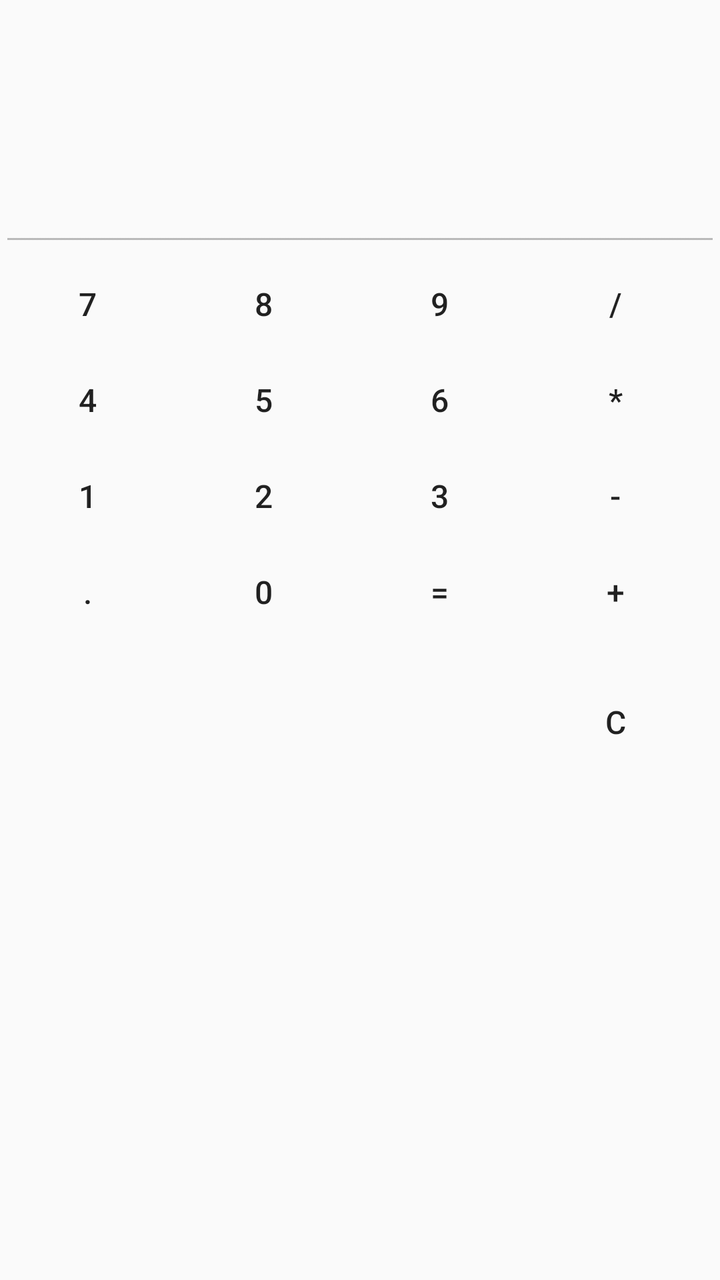
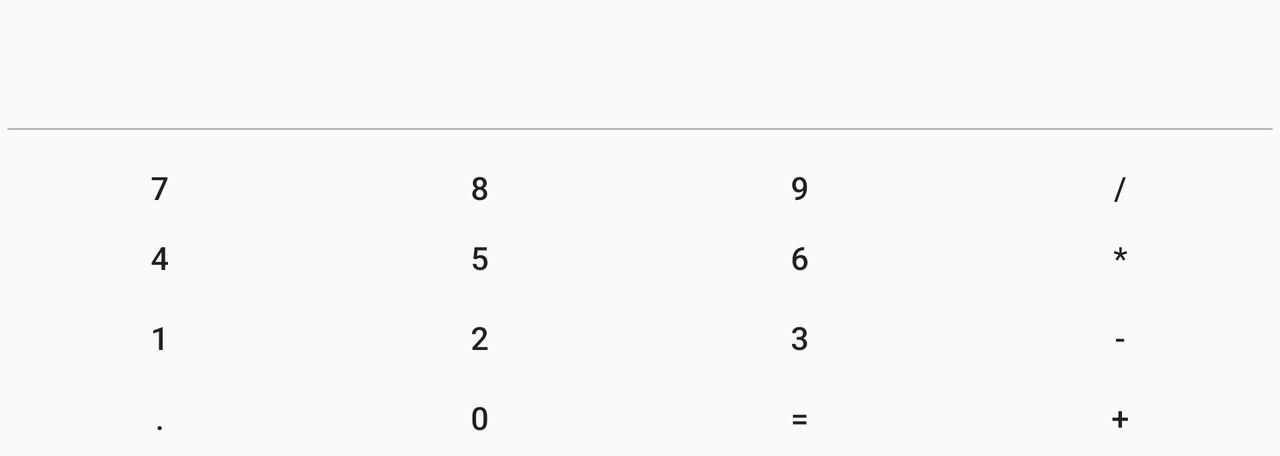

One screen, two layout resources from the same app: the default and the repository's alternative for another configuration. Each is rendered where Android would select it; the XML of both is given below.
<!-- AndroidManifest.xml: application theme AppThemeDefault -->
<!-- res/layout/layout_calc.xml -->
<?xml version="1.0" encoding="utf-8"?>
<RelativeLayout xmlns:android="http://schemas.android.com/apk/res/android"
    android:id="@+id/containerCalc"
    android:layout_width="match_parent"
    android:layout_height="match_parent"
    android:paddingBottom="@dimen/activity_vertical_margin"
    android:paddingLeft="@dimen/activity_horizontal_margin"
    android:paddingRight="@dimen/activity_horizontal_margin"
    android:paddingTop="@dimen/activity_vertical_margin">

    <TextView
        android:id="@+id/txtResult"
        android:layout_width="match_parent"
        android:layout_height="wrap_content"
        android:layout_marginBottom="30dp"
        android:textSize="30sp" />

    <EditText
        android:id="@+id/txtCalculations"
        android:layout_width="match_parent"
        android:layout_height="wrap_content"
        android:layout_below="@id/txtResult"
        android:enabled="false"
        android:gravity="bottom"
        android:lines="2"
        android:maxLines="2"
        android:textSize="16sp" />

    <Button
        android:id="@+id/buttonSeven"
        style="@style/Widget.AppCompat.Button.Borderless"
        android:layout_width="wrap_content"
        android:layout_height="wrap_content"
        android:layout_below="@id/txtCalculations"
        android:text="7"
        android:textSize="16sp" />

    <Button
        android:id="@+id/buttonEight"
        style="@style/Widget.AppCompat.Button.Borderless"
        android:layout_width="wrap_content"
        android:layout_height="wrap_content"
        android:layout_below="@id/txtCalculations"
        android:layout_toRightOf="@id/buttonSeven"
        android:text="8"
        android:textSize="16sp" />

    <Button
        android:id="@+id/buttonNine"
        style="@style/Widget.AppCompat.Button.Borderless"
        android:layout_width="wrap_content"
        android:layout_height="wrap_content"
        android:layout_below="@id/txtCalculations"
        android:layout_toRightOf="@id/buttonEight"
        android:text="9"
        android:textSize="16sp" />

    <Button
        android:id="@+id/buttonFour"
        style="@style/Widget.AppCompat.Button.Borderless"
        android:layout_width="wrap_content"
        android:layout_height="wrap_content"
        android:layout_below="@id/buttonSeven"
        android:text="4"
        android:textSize="16sp" />

    <Button
        android:id="@+id/buttonFive"
        style="@style/Widget.AppCompat.Button.Borderless"
        android:layout_width="wrap_content"
        android:layout_height="wrap_content"
        android:layout_alignRight="@id/buttonEight"
        android:layout_below="@id/buttonEight"
        android:text="5"
        android:textSize="16sp" />

    <Button
        android:id="@+id/buttonSix"
        style="@style/Widget.AppCompat.Button.Borderless"
        android:layout_width="wrap_content"
        android:layout_height="wrap_content"
        android:layout_alignRight="@id/buttonNine"
        android:layout_below="@id/buttonNine"
        android:text="6"
        android:textSize="16sp" />

    <Button
        android:id="@+id/buttonOne"
        style="@style/Widget.AppCompat.Button.Borderless"
        android:layout_width="wrap_content"
        android:layout_height="wrap_content"
        android:layout_below="@id/buttonFour"
        android:text="1"
        android:textSize="16sp" />

    <Button
        android:id="@+id/buttonTwo"
        style="@style/Widget.AppCompat.Button.Borderless"
        android:layout_width="wrap_content"
        android:layout_height="wrap_content"
        android:layout_alignRight="@id/buttonEight"
        android:layout_below="@id/buttonFive"
        android:text="2"
        android:textSize="16sp" />

    <Button
        android:id="@+id/buttonThree"
        style="@style/Widget.AppCompat.Button.Borderless"
        android:layout_width="wrap_content"
        android:layout_height="wrap_content"
        android:layout_alignRight="@id/buttonNine"
        android:layout_below="@id/buttonSix"
        android:text="3"
        android:textSize="16sp" />

    <Button
        android:id="@+id/buttonDot"
        style="@style/Widget.AppCompat.Button.Borderless"
        android:layout_width="wrap_content"
        android:layout_height="wrap_content"
        android:layout_below="@id/buttonOne"
        android:text="."
        android:textSize="16sp" />

    <Button
        android:id="@+id/btnZero"
        style="@style/Widget.AppCompat.Button.Borderless"
        android:layout_width="wrap_content"
        android:layout_height="wrap_content"
        android:layout_alignRight="@id/buttonEight"
        android:layout_below="@id/buttonTwo"
        android:text="0"
        android:textSize="16sp" />

    <Button
        android:id="@+id/btnEquals"
        style="@style/Widget.AppCompat.Button.Borderless"
        android:layout_width="wrap_content"
        android:layout_height="wrap_content"
        android:layout_alignRight="@id/buttonNine"
        android:layout_below="@id/buttonThree"
        android:text="="
        android:textSize="16sp" />

    <Button
        android:id="@+id/btnDivide"
        style="@style/Widget.AppCompat.Button.Borderless"
        android:layout_width="wrap_content"
        android:layout_height="wrap_content"
        android:layout_alignTop="@id/buttonNine"
        android:layout_toRightOf="@id/buttonNine"
        android:text="/"
        android:textSize="16sp" />

    <Button
        android:id="@+id/btnMultiply"
        style="@style/Widget.AppCompat.Button.Borderless"
        android:layout_width="wrap_content"
        android:layout_height="wrap_content"
        android:layout_alignTop="@id/buttonSix"
        android:layout_toRightOf="@id/buttonSix"
        android:text="*"
        android:textSize="16sp" />

    <Button
        android:id="@+id/btnSubstract"
        style="@style/Widget.AppCompat.Button.Borderless"
        android:layout_width="wrap_content"
        android:layout_height="wrap_content"
        android:layout_alignTop="@id/buttonThree"
        android:layout_toRightOf="@id/buttonThree"
        android:text="-"
        android:textSize="16sp" />

    <Button
        android:id="@+id/btnAdd"
        style="@style/Widget.AppCompat.Button.Borderless"
        android:layout_width="wrap_content"
        android:layout_height="wrap_content"
        android:layout_alignTop="@id/btnEquals"
        android:layout_toRightOf="@id/btnEquals"
        android:text="+"
        android:textSize="16sp" />

    <Button
        android:id="@+id/btnClear"
        style="@style/Widget.AppCompat.Button.Borderless"
        android:layout_width="wrap_content"
        android:layout_height="wrap_content"
        android:layout_below="@+id/btnEquals"
        android:layout_marginTop="17dp"
        android:layout_toEndOf="@+id/btnEquals"
        android:text="C"
        android:textSize="16sp" />
</RelativeLayout>
<!-- resources referenced by this layout -->
<resources>
  <style name="AppThemeDefault" parent="Theme.AppCompat.Light.DarkActionBar">
          
          <item name="preferenceTheme">@style/PreferenceThemeOverlay.v14.Material</item>
          <item name="windowActionBar">false</item>
          <item name="windowNoTitle">true</item>
          <item name="actionMenuTextColor">@android:color/white</item>
          <item name="colorPrimary">@color/colorPrimary</item>
          <item name="colorPrimaryDark">@color/colorPrimaryDark</item>
          <item name="colorAccent">@color/colorAccent</item>
  
      </style>
  <color name="colorPrimary">#00AA8D</color>
  <color name="colorPrimaryDark">#008975</color>
  <color name="colorAccent">#00AA8D</color>
</resources>
<!-- res/layout-land/layout_calc.xml (the repository's variant of the layout above) -->
<!-- drawn on the phone turned sideways -->
<?xml version="1.0" encoding="utf-8"?>
<RelativeLayout xmlns:android="http://schemas.android.com/apk/res/android"
    android:id="@+id/containerCalc"
    android:layout_width="match_parent"
    android:layout_height="wrap_content"
    android:orientation="vertical"
    android:paddingLeft="@dimen/activity_horizontal_margin"
    android:paddingRight="@dimen/activity_horizontal_margin">

    <TextView
        android:id="@+id/txtResult"
        android:layout_width="match_parent"
        android:layout_height="wrap_content"
        android:layout_marginBottom="5dp"
        android:layout_marginTop="5dp"
        android:textSize="18sp" />

    <EditText
        android:id="@+id/txtCalculations"
        android:layout_width="match_parent"
        android:layout_height="wrap_content"
        android:layout_below="@id/txtResult"
        android:enabled="false"
        android:gravity="bottom"
        android:lines="1"
        android:maxLines="1"
        android:textSize="16sp" />

    <LinearLayout
        android:layout_below="@id/txtCalculations"
        android:id="@+id/firstGroup"
        android:layout_width="match_parent"
        android:layout_height="35dp"
        android:orientation="horizontal">

        <Button
            android:id="@+id/buttonSeven"
            style="@style/Widget.AppCompat.Button.Borderless"
            android:layout_width="wrap_content"
            android:layout_height="40dp"
            android:layout_weight="0.25"
            android:text="7"
            android:textSize="16sp" />

        <Button
            android:id="@+id/buttonEight"
            style="@style/Widget.AppCompat.Button.Borderless"
            android:layout_width="wrap_content"
            android:layout_height="40dp"
            android:layout_weight="0.25"
            android:text="8"
            android:textSize="16sp" />

        <Button
            android:id="@+id/buttonNine"
            style="@style/Widget.AppCompat.Button.Borderless"
            android:layout_width="wrap_content"
            android:layout_height="40dp"
            android:layout_weight="0.25"
            android:text="9"
            android:textSize="16sp" />

        <Button
            android:id="@+id/btnDivide"
            style="@style/Widget.AppCompat.Button.Borderless"
            android:layout_width="wrap_content"
            android:layout_height="40dp"
            android:layout_alignTop="@id/buttonNine"
            android:layout_toRightOf="@id/buttonNine"
            android:layout_weight="0.25"
            android:text="/"
            android:textSize="16sp" />

    </LinearLayout>


    <LinearLayout
        android:id="@+id/secondGroup"
        android:layout_below="@id/firstGroup"
        android:layout_width="match_parent"
        android:layout_height="40dp"
        android:orientation="horizontal">

        <Button
            android:id="@+id/buttonFour"
            style="@style/Widget.AppCompat.Button.Borderless"
            android:layout_width="wrap_content"
            android:layout_height="wrap_content"
            android:layout_below="@id/buttonSeven"
            android:layout_weight="1"
            android:text="4"
            android:textSize="16sp" />

        <Button
            android:id="@+id/buttonFive"
            style="@style/Widget.AppCompat.Button.Borderless"
            android:layout_width="wrap_content"
            android:layout_height="wrap_content"
            android:layout_alignRight="@id/buttonEight"
            android:layout_below="@id/buttonEight"
            android:layout_weight="1"
            android:text="5"
            android:textSize="16sp" />

        <Button
            android:id="@+id/buttonSix"
            style="@style/Widget.AppCompat.Button.Borderless"
            android:layout_width="wrap_content"
            android:layout_height="wrap_content"
            android:layout_alignRight="@id/buttonNine"
            android:layout_below="@id/buttonNine"
            android:layout_weight="1"
            android:text="6"
            android:textSize="16sp" />

        <Button
            android:id="@+id/btnMultiply"
            style="@style/Widget.AppCompat.Button.Borderless"
            android:layout_width="wrap_content"
            android:layout_height="wrap_content"
            android:layout_alignTop="@id/buttonSix"
            android:layout_toRightOf="@id/buttonSix"
            android:layout_weight="1"
            android:text="*"
            android:textSize="16sp" />
    </LinearLayout>


    <LinearLayout
        android:id="@+id/thirdGroup"
        android:layout_below="@id/secondGroup"
        android:orientation="horizontal"
        android:layout_width="match_parent"
        android:layout_height="40dp">

        <Button
            android:id="@+id/buttonOne"
            style="@style/Widget.AppCompat.Button.Borderless"
            android:layout_width="wrap_content"
            android:layout_height="wrap_content"
            android:layout_below="@id/buttonFour"
            android:layout_weight="1"
            android:text="1"
            android:textSize="16sp" />

        <Button
            android:id="@+id/buttonTwo"
            style="@style/Widget.AppCompat.Button.Borderless"
            android:layout_width="wrap_content"
            android:layout_height="wrap_content"
            android:layout_alignRight="@id/buttonEight"
            android:layout_below="@id/buttonFive"
            android:layout_weight="1"
            android:text="2"
            android:textSize="16sp" />

        <Button
            android:id="@+id/buttonThree"
            style="@style/Widget.AppCompat.Button.Borderless"
            android:layout_width="wrap_content"
            android:layout_height="wrap_content"
            android:layout_alignRight="@id/buttonNine"
            android:layout_below="@id/buttonSix"
            android:layout_weight="1"
            android:text="3"
            android:textSize="16sp" />

        <Button
            android:id="@+id/btnSubstract"
            style="@style/Widget.AppCompat.Button.Borderless"
            android:layout_width="wrap_content"
            android:layout_height="wrap_content"
            android:layout_alignTop="@id/buttonThree"
            android:layout_toRightOf="@id/buttonThree"
            android:layout_weight="1"
            android:text="-"
            android:textSize="16sp" />
    </LinearLayout>


    <LinearLayout
        android:id="@+id/fourthGroup"
        android:layout_below="@id/thirdGroup"
        android:orientation="horizontal"
        android:layout_width="match_parent"
        android:layout_height="40dp">

        <Button
            android:id="@+id/buttonDot"
            style="@style/Widget.AppCompat.Button.Borderless"
            android:layout_width="wrap_content"
            android:layout_height="wrap_content"
            android:layout_below="@id/buttonOne"
            android:layout_weight="1"
            android:text="."
            android:textSize="16sp" />

        <Button
            android:id="@+id/btnZero"
            style="@style/Widget.AppCompat.Button.Borderless"
            android:layout_width="wrap_content"
            android:layout_height="wrap_content"
            android:layout_alignRight="@id/buttonEight"
            android:layout_below="@id/buttonTwo"
            android:layout_weight="1"
            android:text="0"
            android:textSize="16sp" />

        <Button
            android:id="@+id/btnEquals"
            style="@style/Widget.AppCompat.Button.Borderless"
            android:layout_width="wrap_content"
            android:layout_height="wrap_content"
            android:layout_alignRight="@id/buttonNine"
            android:layout_below="@id/buttonThree"
            android:layout_weight="1"
            android:text="="
            android:textSize="16sp" />

        <Button
            android:id="@+id/btnAdd"
            style="@style/Widget.AppCompat.Button.Borderless"
            android:layout_width="wrap_content"
            android:layout_height="wrap_content"
            android:layout_alignTop="@id/btnEquals"
            android:layout_toRightOf="@id/btnEquals"
            android:layout_weight="1"
            android:text="+"
            android:textSize="16sp" />

    </LinearLayout>

    <Button
        android:id="@+id/btnClear"
        android:layout_weight="1"
        android:visibility="gone"
        style="@style/Widget.AppCompat.Button.Borderless"
        android:layout_width="wrap_content"
        android:layout_height="wrap_content"
        android:text="C"
        android:textSize="16sp" />

</RelativeLayout>
